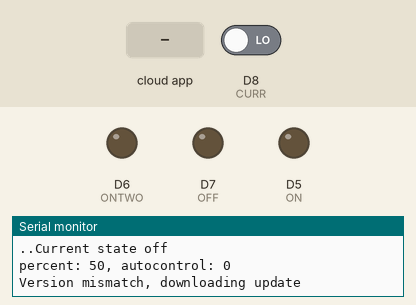
Simulated run of this sketch. Board: ESP8266 (NodeMCU). Shown: output pins drawn as LEDs (lit = HIGH), the last lines printed to the serial monitor. The inputs (shaded band) are chosen by the test bench; at power-on: D8 (CURR) LOW. WiFi joins after 1.5 s; servers stay silent unless stated; the Firebase database answers and starts empty.

Above: at 3.2 s.
3.3 s: the phone or cloud app sets autoControl to 1
At 14.6 s:
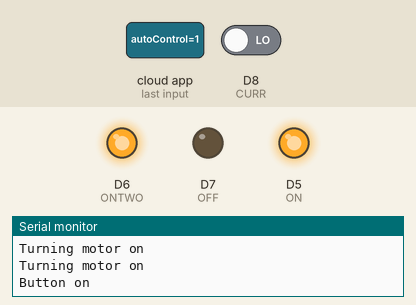
16.6 s: D8 (CURR) driven HIGH
Timing chart, 0 to 19.6 s (numbered marks = the images above; inputs shaded):
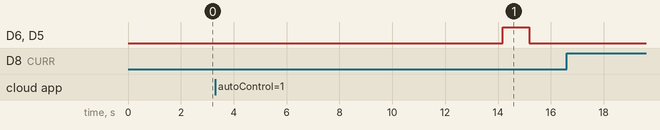

The sketch:

motorController.ino
```cpp
// Libraries
#include <FirebaseESP8266.h>
#include <ESP8266WiFi.h>
#include <ESP8266HTTPClient.h>
#include <ESP8266httpUpdate.h>

// Firebase Auth
#define FIREBASE_HOST "water-level-indicator-a555e-default-rtdb.firebaseio.com"
#define FIREBASE_AUTH "RSycUEGVNj1wiOVGrmXjQkdpE65voJNJmaGPs3Z7"

// Wifi details
#define WIFI_SSID "Sarayi_ff_24"
#define WIFI_PASSWORD "abduljabbar"
/* #define WIFI_SSID "sarayi_2" */
/* #define WIFI_PASSWORD "code||die" */

// Defaults for operation
#define ON D5
#define ONTWO D6
#define OFF D7
#define CURR D8
#define TURNON HIGH
#define TURNOFF LOW
#define CACHESIZE 10

// For auto updater
const String CURRENT_VERSION = String("__BINARY_NAME:motorController__BINARY_VERSION:") + __DATE__ + __TIME__ + "__";
const String BASE = String("/motorController");
String latestVersion, downloadUrl;

//Define Firebase Data objects
FirebaseData fd;
String currentState = String("off");
int lastFivePercent[CACHESIZE];
int currentIndex = 0;

void printlns(String statement) {
  Serial.println(statement);
  /* Firebase.set(fd, BASE + "/logs/" + String(millis()), statement); */
}

bool allLowerThan(int value) {
  for (int i=0; i<CACHESIZE; i++) {
    if (lastFivePercent[i] > value) {
      return false;
    }
  }
  return true;
}


void setup() {
  pinMode(ON, OUTPUT);
  pinMode(ONTWO, OUTPUT);
  pinMode(OFF, OUTPUT);
  pinMode(CURR, INPUT);
  digitalWrite(ON, TURNOFF);
  digitalWrite(ONTWO, TURNOFF);
  digitalWrite(OFF, TURNOFF);

  // put your setup code here, to run once:
  Serial.begin(9600);

  WiFi.begin(WIFI_SSID, WIFI_PASSWORD);
  Serial.println("");

  // Wait for connection
  while (WiFi.status() != WL_CONNECTED) {
    delay(1000);
    Serial.print(".");
  }

  Firebase.begin(FIREBASE_HOST, FIREBASE_AUTH);
  Firebase.reconnectWiFi(true);

  for (int i=0; i<CACHESIZE; ++i) {
    lastFivePercent[CACHESIZE] = 50;
  }
}

void motorOn() {
  Serial.println("Turning motor on");
  Serial.println("Button on");
  digitalWrite(ON, TURNON);
  digitalWrite(ONTWO, TURNON);
  delay(1000);
  Serial.println("Button off");
  digitalWrite(ON, TURNOFF);
  digitalWrite(ONTWO, TURNOFF);
}

void motorOff() {
  Serial.println("Turning motor off");
  Serial.println("Button on");
  digitalWrite(OFF, TURNON);
  delay(1000);
  Serial.println("Button off");
  digitalWrite(OFF, TURNOFF);
}

void setCurrentState() {
  int inputVal = digitalRead(CURR);
  if (inputVal == 1) {
    currentState = "on";
  } else {
    currentState = "off";
  }

  // set current state to firebase
  Serial.println("Current state " + currentState);
  Firebase.set(fd, BASE + "/state/current", currentState);
  Firebase.setTimestamp(fd, BASE + "/state/timestamp");
}

void addToList(int currentPercent) {
  lastFivePercent[currentIndex] = currentPercent;
  currentIndex += 1;
  currentIndex %= CACHESIZE;
}

int getCurrentPercentage() {
  Firebase.getInt(fd, "/waterLevelSensor/output/percentage");
  int percent = fd.intData();
  if (percent <= 0 || percent > 100) {
    return 50;
  }
  return fd.intData();
}

String getCommand(int percentage) {
  Firebase.getInt(fd, BASE + "/configuration/motorOffThreshold");
  int motorOffThreshold = fd.intData();
  if (motorOffThreshold < 80 || motorOffThreshold > 100) {
    motorOffThreshold = 80;
  }

  Firebase.getInt(fd, BASE + "/configuration/motorOnThreshold");
  int motorOnThreshold = fd.intData();
  if (motorOnThreshold < 0 || motorOnThreshold > 25) {
    motorOnThreshold = 10;
  }

  printlns("on: " + String(motorOnThreshold) + ", off: " + String(motorOffThreshold));
  String command = "none";
  if (percentage > motorOffThreshold) {
    command = "off";
  } else if (allLowerThan(motorOnThreshold)) {
  /* } else if (percentage < motorOnThreshold) { */
    command = "on";
  } else {
    command = "none";
  }
  Serial.println(String("Direct mode command is: ") + command);
  return command;
}

void controlMotor() {

  Firebase.getInt(fd, BASE + "/configuration/autoControl");
  int autoControl = fd.intData();
  int percentage = getCurrentPercentage();
  printlns("percent: " + String(percentage) + ", autocontrol: " + String(autoControl));
  if (autoControl != 1) {
    return;
  }

  if (percentage == 0) {
    return;
  }

  addToList(percentage);

  String command = getCommand(percentage);
  if (command != currentState && command != "none") {
    Serial.println("Turning motor " + command);
    if (command == "on") {
      motorOn();
    } else if (command == "off"){
      motorOff();
    }
  }
}

void updateFirmware(String firmwareUrl) {
  WiFiClientSecure client;
  client.setInsecure();
  ESPhttpUpdate.update(client, firmwareUrl);
}

void checkForUpdates() {
  Firebase.set(fd, BASE + "/firmware/currentVersion", CURRENT_VERSION);
  Firebase.getString(fd, BASE + "/firmware/binaryVersion");
  latestVersion = fd.stringData();

  if (!latestVersion.equalsIgnoreCase(CURRENT_VERSION)) {
    Serial.println("Version mismatch, downloading update");
    Firebase.getString(fd, BASE + "/firmware/downloadUrl");
    downloadUrl = fd.stringData();
    updateFirmware(downloadUrl);
  }
}

void loop() {
  setCurrentState();

  controlMotor();

  checkForUpdates();
  delay(10000);
}
```

Measured:
- after the input at 3.3 s, D6 (ONTWO), D5 (ON): LOW → HIGH after 10.9 s, → LOW 1.0 s later
